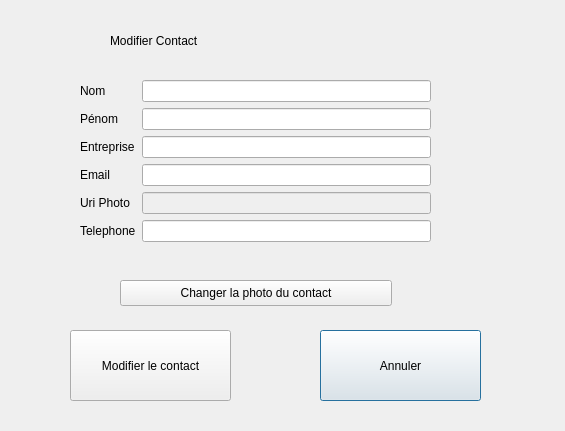
<?xml version="1.0" encoding="UTF-8"?>
<ui version="4.0">
 <class>ModificationContact</class>
 <widget class="QDialog" name="ModificationContact">
  <property name="geometry">
   <rect>
    <x>0</x>
    <y>0</y>
    <width>565</width>
    <height>431</height>
   </rect>
  </property>
  <property name="windowTitle">
   <string>Dialog</string>
  </property>
  <widget class="QWidget" name="formLayoutWidget">
   <property name="geometry">
    <rect>
     <x>80</x>
     <y>80</y>
     <width>351</width>
     <height>191</height>
    </rect>
   </property>
   <layout class="QFormLayout" name="formLayout">
    <item row="0" column="0">
     <widget class="QLabel" name="LabelNom">
      <property name="text">
       <string>Nom</string>
      </property>
     </widget>
    </item>
    <item row="0" column="1">
     <widget class="QLineEdit" name="NomContact"/>
    </item>
    <item row="1" column="0">
     <widget class="QLabel" name="LabelPrenom">
      <property name="text">
       <string>Pénom</string>
      </property>
     </widget>
    </item>
    <item row="1" column="1">
     <widget class="QLineEdit" name="PrenomContact"/>
    </item>
    <item row="2" column="0">
     <widget class="QLabel" name="LabelEntreprise">
      <property name="text">
       <string>Entreprise</string>
      </property>
     </widget>
    </item>
    <item row="2" column="1">
     <widget class="QLineEdit" name="EntrepriseContact"/>
    </item>
    <item row="3" column="0">
     <widget class="QLabel" name="LabelEmail">
      <property name="text">
       <string>Email</string>
      </property>
     </widget>
    </item>
    <item row="3" column="1">
     <widget class="QLineEdit" name="EmailContact"/>
    </item>
    <item row="4" column="0">
     <widget class="QLabel" name="LabelPhoto">
      <property name="text">
       <string>Uri Photo</string>
      </property>
     </widget>
    </item>
    <item row="4" column="1">
     <widget class="QLineEdit" name="PhotoContact">
      <property name="enabled">
       <bool>false</bool>
      </property>
     </widget>
    </item>
    <item row="5" column="0">
     <widget class="QLabel" name="LabelTelephone">
      <property name="text">
       <string>Telephone</string>
      </property>
     </widget>
    </item>
    <item row="5" column="1">
     <widget class="QLineEdit" name="TelephoneContact"/>
    </item>
   </layout>
  </widget>
  <widget class="QLabel" name="label">
   <property name="geometry">
    <rect>
     <x>110</x>
     <y>10</y>
     <width>331</width>
     <height>61</height>
    </rect>
   </property>
   <property name="styleSheet">
    <string notr="true">font: 800 27pt &quot;Cantarell&quot;;</string>
   </property>
   <property name="text">
    <string>Modifier Contact</string>
   </property>
  </widget>
  <widget class="QPushButton" name="AnnulerModificationContact">
   <property name="geometry">
    <rect>
     <x>320</x>
     <y>330</y>
     <width>161</width>
     <height>71</height>
    </rect>
   </property>
   <property name="text">
    <string>Annuler</string>
   </property>
  </widget>
  <widget class="QPushButton" name="ConfirmerModificationContact">
   <property name="geometry">
    <rect>
     <x>70</x>
     <y>330</y>
     <width>161</width>
     <height>71</height>
    </rect>
   </property>
   <property name="text">
    <string>Modifier le contact</string>
   </property>
  </widget>
  <widget class="QPushButton" name="changementPhoto">
   <property name="geometry">
    <rect>
     <x>120</x>
     <y>280</y>
     <width>272</width>
     <height>26</height>
    </rect>
   </property>
   <property name="text">
    <string>Changer la photo du contact</string>
   </property>
  </widget>
 </widget>
 <resources/>
 <connections/>
</ui>
